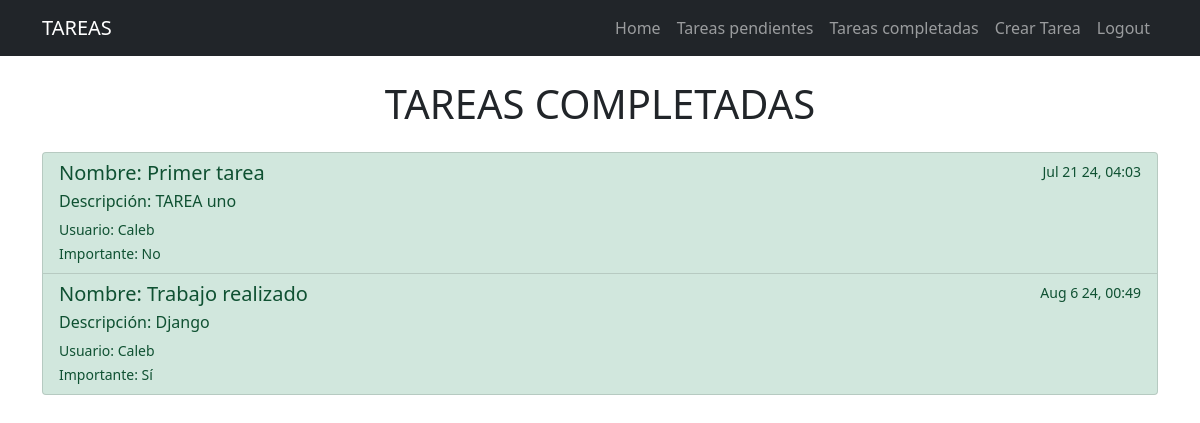
The app's page /tasks_completed/ (signed in) with its own data.
### tasks/models.py (models this page shows, shortened)
class Task(models.Model):
    title = models.CharField(max_length=100)
    description= models.TextField(blank=True)
    created= models.DateTimeField(auto_now_add=True)
    datecompleted= models.DateTimeField(null=True, blank=True)
    important= models.BooleanField(default=False)
    user= models.ForeignKey(User, on_delete=models.CASCADE)

### tasks/views.py (the view)
# urls.py: path('tasks_completed/', views.tasks_completed, name='tasks_completed'),
@login_required
def tasks_completed(request):
    tasks = Task.objects.filter(user=request.user, datecompleted__isnull=False).order_by
    ('-datecompleted')
    return render(request, 'tasks.html',{'tasks': tasks})

### tasks/templates/tasks.html
{% extends 'base.html' %}
{% block content %}
<main class="container">
    <h1 class="text-center my-4">
        {% if request.path == '/tasks/' %}
            TAREAS PENDIENTES
        {% elif request.path == '/tasks_completed/' %}
            TAREAS COMPLETADAS
        {% endif %}
    </h1>
    <div class="list-group">
        {% for task in tasks %}
        <a href="{% url 'task_detail' task.id %}" class="list-group-item list-group-item-action {% if task.datecompleted %}list-group-item-success{% else %}{% if task.important %}list-group-item-danger{% else %}list-group-item-light{% endif %}{% endif %}">
            <div class="d-flex w-100 justify-content-between">
                <h5 class="mb-1">Nombre: {{ task.title }}</h5>
                <small>{{ task.datecompleted|date:'M j y, H:i' }}</small>
            </div>
            <p class="mb-1">Descripción: {{ task.description }}</p>
            <small>Usuario: {{ task.user.username }}</small>
            <br>
            <small>Importante: {{ task.important|yesno:"Sí,No" }}</small>
        </a>
        {% endfor %}
    </div>
</main>
{% endblock %}

### records on screen
Task: title "Primer tarea", datecompleted "Jul 21 24, 04:03", description "TAREA uno", user.username "Caleb", important "No"
Task: title "Trabajo realizado", datecompleted "Aug 6 24, 00:49", description "Django", user.username "Caleb", important "Sí"
